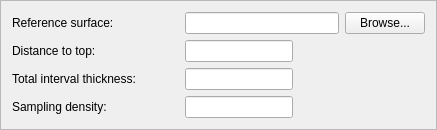
         <widget class="QFrame" name="surfaceOneFrame">
          <property name="frameShape">
           <enum>QFrame::StyledPanel</enum>
          </property>
          <property name="frameShadow">
           <enum>QFrame::Raised</enum>
          </property>
          <layout class="QGridLayout" name="gridLayout_29">
           <item row="0" column="0">
            <layout class="QGridLayout">
             <property name="margin">
              <number>0</number>
             </property>
             <property name="spacing">
              <number>6</number>
             </property>
             <item row="2" column="1">
              <widget class="QLineEdit" name="distanceTopLineEdit">
               <property name="toolTip">
                <string>The distance from the reference surface to the top surface in milliseconds, this value is added to the reference surface to create the top surface.</string>
               </property>
               <property name="styleSheet">
                <string notr="true"/>
               </property>
              </widget>
             </item>
             <item row="3" column="1">
              <widget class="QLineEdit" name="thicknessLineEdit">
               <property name="toolTip">
                <string>The value for the thickness of the inversion interval in milliseconds. This value is added to the top surface to create the base surface.</string>
               </property>
               <property name="styleSheet">
                <string notr="true"/>
               </property>
              </widget>
             </item>
             <item row="2" column="0">
              <widget class="QLabel" name="distance_top_label">
               <property name="toolTip">
                <string>The distance from the reference surface to the top surface in milliseconds, this value is added to the reference surface to create the top surface.</string>
               </property>
               <property name="text">
                <string>Distance to top:</string>
               </property>
               <property name="buddy">
                <cstring>distanceTopLineEdit</cstring>
               </property>
              </widget>
             </item>
             <item row="4" column="1">
              <widget class="QLineEdit" name="layerThicknessLineEdit">
               <property name="toolTip">
                <string>The thickness of a layer in the inversion interval in milliseconds. The interval thickness should be divisible by this value.</string>
               </property>
               <property name="styleSheet">
                <string notr="true"/>
               </property>
              </widget>
             </item>
             <item row="3" column="0">
              <widget class="QLabel" name="thicknessLabel">
               <property name="minimumSize">
                <size>
                 <width>167</width>
                 <height>0</height>
                </size>
               </property>
               <property name="toolTip">
                <string>The value for the thickness of the inversion interval in milliseconds. This value is added to the top surface to create the base surface.</string>
               </property>
               <property name="text">
                <string>Total interval thickness:</string>
               </property>
               <property name="buddy">
                <cstring>thicknessLineEdit</cstring>
               </property>
              </widget>
             </item>
             <item row="1" column="0">
              <widget class="QLabel" name="reference_surface_label">
               <property name="toolTip">
                <string>File for storm surface. Top and base surfaces for the inversion interval will be parallel to this.</string>
               </property>
               <property name="text">
                <string>Reference surface:</string>
               </property>
               <property name="buddy">
                <cstring>referenceSurfaceFileLineEdit</cstring>
               </property>
              </widget>
             </item>
             <item row="4" column="0">
              <widget class="QLabel" name="layer_thickness_label">
               <property name="toolTip">
                <string>The thickness of a layer in the inversion interval in milliseconds. The interval thickness should be divisible by this value.</string>
               </property>
               <property name="text">
                <string>Sampling density:</string>
               </property>
               <property name="buddy">
                <cstring>layerThicknessLineEdit</cstring>
               </property>
              </widget>
             </item>
             <item row="1" column="3">
              <widget class="QPushButton" name="referenceSurfaceBrowsePushButton">
               <property name="toolTip">
                <string>File for storm surface. Top and base surfaces for the inversion interval will be parallel to this.</string>
               </property>
               <property name="text">
                <string>Browse...</string>
               </property>
              </widget>
             </item>
             <item row="1" column="1" colspan="2">
              <widget class="QLineEdit" name="referenceSurfaceFileLineEdit">
               <property name="toolTip">
                <string>File for storm surface. Top and base surfaces for the inversion interval will be parallel to this.</string>
               </property>
               <property name="styleSheet">
                <string notr="true"/>
               </property>
              </widget>
             </item>
             <item row="2" column="2">
              <spacer>
               <property name="orientation">
                <enum>Qt::Horizontal</enum>
               </property>
               <property name="sizeHint" stdset="0">
                <size>
                 <width>40</width>
                 <height>20</height>
                </size>
               </property>
              </spacer>
             </item>
            </layout>
           </item>
          </layout>
         </widget>
